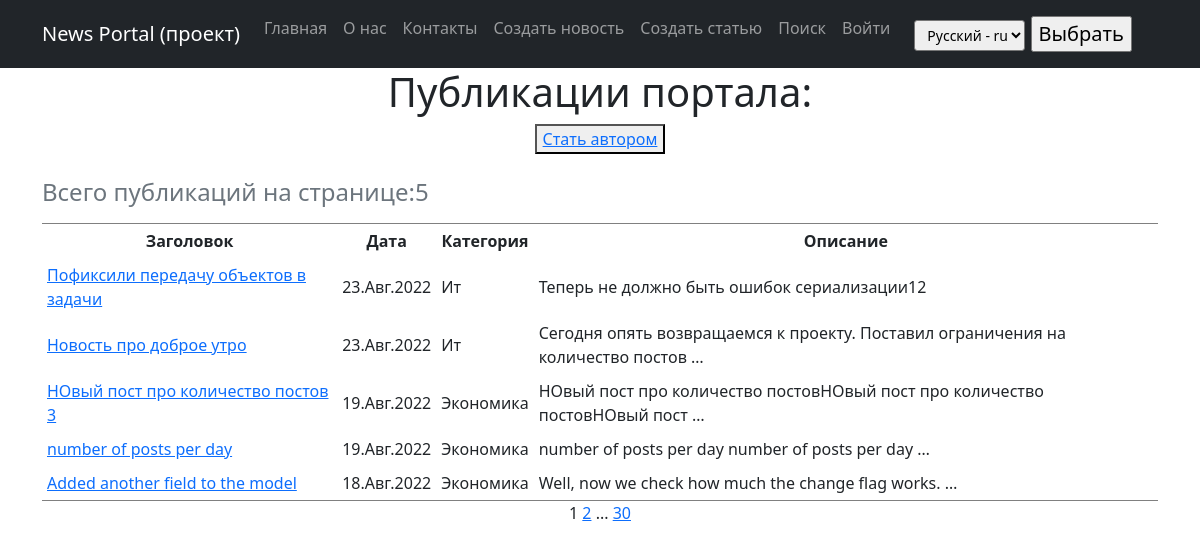
/posts/, run on the app's committed database.
### news/models.py (models this page shows, shortened)
class Post(models.Model):
    news = 'NW'
    article = 'AR'
    POST_TYPES =[
        (news, 'Новость'),
        (article, 'Статья'),
    ]
    author_user = models.ForeignKey('Author', on_delete=models.CASCADE, verbose_name=_("Author"))
    post_type = models.CharField(max_length=2,
                                  choices=POST_TYPES,
                                  default=article,
                                  verbose_name=_('Type of post'),
                                 )
    create_date = models.DateTimeField(auto_now_add=True, verbose_name=_('Create date'),)
    category = models.ManyToManyField('Category', through='PostCategory', verbose_name=_('Category'))
    header_post = models.CharField(max_length=128, verbose_name=_('Title'))
    text_post = models.TextField(verbose_name=_('Text'))
    rating_post = models.SmallIntegerField(default=0, verbose_name=_('Rating'))
    is_created = models.BooleanField(default=True, verbose_name=_('Created')) # Редакция для обработки в signals.py - только создали или модифицируем
    def get_absolute_url(self):
        return reverse('post_detail', args=[str(self.pk)])
    def get_cat(self):
        """метод возвращает список категорий, добавлен для отображения категорий в админке"""
        return "\n".join([c.name_category for c in self.category.all()])
    get_cat.short_description = _('Categories')
    class Meta:
        verbose_name = _('Publication')
        verbose_name_plural = _('Publications')

class Category(models.Model):
    name_category = models.CharField(
        max_length=64,
        unique=True,
        verbose_name=_('Category'),
        help_text=_('Name of category - 64 characters'),
    )
    subscribers = models.ManyToManyField(
        User,
        through='CategorySubscriber',
        blank=True,
        verbose_name=_("Subscribers"),
    )
    def get_subscribers(self):
        """Метод возвращает список подписчиков, добавлен для отображения категорий в админке"""
        return " ".join([s.username for s in self.subscribers.all()])
    get_subscribers.short_description = _("Subscribers")
    def __str__(self):
        return f"{self.name_category.title()}"
    class Meta:
        verbose_name = _('Category')
        verbose_name_plural = _('Categories')

### news/views.py (the view)
# urls.py: path('', cache_page (3 * 1) (PostsList.as_view()), name='home'),
class PostsList(DataMixin, ListView):
    model = Post
    ordering = '-create_date'
    template_name = 'posts.html'
    context_object_name = 'posts'
    def get_context_data(self, **kwargs):
        context = super().get_context_data(**kwargs)
        context['is_not_author'] = not self.request.user.groups.filter(name='authors').exists()
        return context

### news/context_processors.py (called while the page is built)
def extra_context(request):
    user_timezone = pytz.timezone(
        request.session.get('django_timezone') or settings.TIME_ZONE
    )
    current_time = timezone.now().astimezone(user_timezone)
    context = {
        'current_time': current_time,
        'timezones': pytz.common_timezones,
    }
    return context

### news/templatetags/custom_filters.py (called while the page is built)
@register.filter()
def censor(value):
    if not isinstance(value, str):
        raise TypeError(_("Censorship is carried out only for an object of type string (str)")) # Цензура осуществляется только для объекта типа строка (str)
    else:
        list_ = value.split(" ")
        for i in range(len(list_)):
            if list_[i].strip(string.punctuation).lower() in CENSOR_LIST:
                for j in range(1, len(list_[i])):
                    if list_[i][j] not in string.punctuation:
                        list_[i] = f"{list_[i][:j]}*{list_[i][j+1:]}"
        return f'{" ".join(list_)}'

### templates/posts.html (shortened to what this page needs)
{% extends 'flatpages/default.html' %}
{% load i18n %}
{% load custom_filters %}
{% load cache %}
{% block content %}
<h1>{% trans 'Portal publications:'%}</h1>
<p>
{% if is_not_author %}
   <button><a href="{% url 'profile_user_upgrade' %}">{% trans "Become an author" %}</a></button>
{% endif %}
</p>
{% if posts %}
    <table border="3" cellspacing="10" cellpadding="5" frame="hsides">
        <caption align="top"> <h4>{% trans "Total publications per page:" %}{{ posts|length }}</h4></caption>
        <tr>
            <th>{% trans "Title" %}</th>
            <th>{% trans "Date" %}</th>
            <th>{% trans "Category" %}</th>
            <th>{% trans "Description" %}</th>
        </tr>
        {% for post in posts %}
        <tr>
            <td align="left"><a href="{{ post.get_absolute_url  }}"> {{ post.header_post|censor }} </a></td>
            <td>{{ post.create_date|date:'d.M.Y' }}</td>
            <td align="left">
                {% for cat in post.category.all %}
                {{ cat }}
                {% endfor %}
            </td>
            <td align="left">{{ post.text_post|truncatewords:10|censor }}</td>
        </tr>
        {% endfor %}
    </table>
{% else %}
    <h3>{% trans "And there is no news for today!" %}}</h3>
{% endif %}
    {{ page_obj.number }}
    {% if  page_obj.has_next %}
        <a href="?page={{ page_obj.next_page_number }}">{{ page_obj.next_page_number }}</a>
        {% if paginator.num_pages != page_obj.next_page_number %}
            ...
            <a href="?page={{ page_obj.paginator.num_pages }}">{{ page_obj.paginator.num_pages }}</a>
        {% endif %}
    {% endif%}
{% endblock content %}

### data on the page
Post: header_post|censor "Пофиксили передачу объектов в задачи", create_date "23.Авг.2022", text_post|censor "Теперь не должно быть ошибок сериализации12"
Category: name_category "Ит"
Post: header_post|censor "Новость про доброе утро", create_date "23.Авг.2022", text_post|censor "Сегодня опять возвращаемся к проекту. Поставил ограничения на количество постов …"
Post: header_post|censor "НОвый пост про количество постов 3", create_date "19.Авг.2022", text_post|censor "НОвый пост про количество постовНОвый пост про количество постовНОвый пост …"
Category: name_category "Экономика"
Post: header_post|censor "number of posts per day", create_date "19.Авг.2022", text_post|censor "number of posts per day number of posts per day …"
Post: header_post|censor "Added another field to the model", create_date "18.Авг.2022", text_post|censor "Well, now we check how much the change flag works. …"

### other printed values
{{ posts|length }} "5"
{{ page_obj.number }} "1"
{{ page_obj.next_page_number }} "2"
{{ page_obj.paginator.num_pages }} "30"
form field language "Русский - ru"
